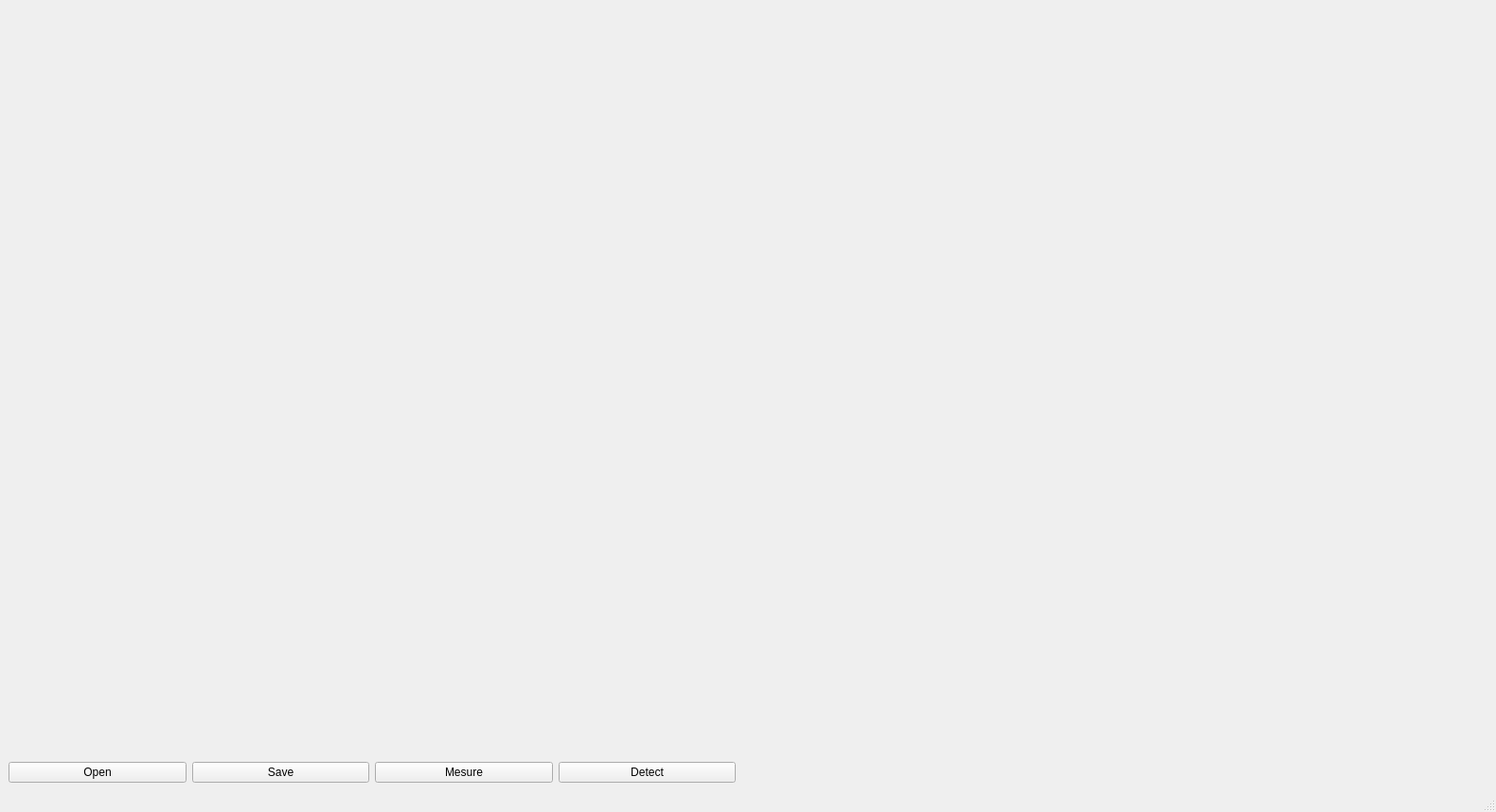
<?xml version="1.0" encoding="UTF-8"?>
<ui version="4.0">
 <class>MainWindow</class>
 <widget class="QMainWindow" name="MainWindow">
  <property name="geometry">
   <rect>
    <x>0</x>
    <y>0</y>
    <width>1580</width>
    <height>858</height>
   </rect>
  </property>
  <property name="windowTitle">
   <string>MainWindow</string>
  </property>
  <widget class="QWidget" name="centralwidget">
   <layout class="QGridLayout" name="gridLayout_2">
    <item row="0" column="2">
     <spacer name="verticalSpacer">
      <property name="orientation">
       <enum>Qt::Vertical</enum>
      </property>
      <property name="sizeHint" stdset="0">
       <size>
        <width>20</width>
        <height>509</height>
       </size>
      </property>
     </spacer>
    </item>
    <item row="0" column="0" colspan="2">
     <widget class="QLabel" name="label">
      <property name="text">
       <string/>
      </property>
      <property name="pixmap">
       <pixmap>ProgramImages/1618324317566.jpg</pixmap>
      </property>
      <property name="scaledContents">
       <bool>false</bool>
      </property>
      <property name="alignment">
       <set>Qt::AlignCenter</set>
      </property>
      <property name="buddy">
       <cstring>label</cstring>
      </property>
     </widget>
    </item>
    <item row="3" column="0">
     <widget class="QSplitter" name="splitter">
      <property name="orientation">
       <enum>Qt::Horizontal</enum>
      </property>
      <widget class="QWidget" name="layoutWidget">
       <layout class="QGridLayout" name="gridLayout">
        <item row="0" column="1">
         <widget class="QPushButton" name="pushButton_2">
          <property name="text">
           <string>Save</string>
          </property>
          <property name="shortcut">
           <string>S</string>
          </property>
         </widget>
        </item>
        <item row="0" column="2">
         <widget class="QPushButton" name="pushButton_3">
          <property name="text">
           <string>Mesure</string>
          </property>
          <property name="shortcut">
           <string>M</string>
          </property>
         </widget>
        </item>
        <item row="0" column="0">
         <widget class="QPushButton" name="pushButton">
          <property name="text">
           <string>Open</string>
          </property>
          <property name="shortcut">
           <string>O</string>
          </property>
         </widget>
        </item>
        <item row="0" column="3">
         <widget class="QPushButton" name="pushButton_4">
          <property name="text">
           <string>Detect</string>
          </property>
          <property name="shortcut">
           <string>D</string>
          </property>
         </widget>
        </item>
       </layout>
      </widget>
     </widget>
    </item>
    <item row="3" column="1">
     <spacer name="horizontalSpacer">
      <property name="orientation">
       <enum>Qt::Horizontal</enum>
      </property>
      <property name="sizeHint" stdset="0">
       <size>
        <width>327</width>
        <height>20</height>
       </size>
      </property>
     </spacer>
    </item>
   </layout>
  </widget>
  <widget class="QMenuBar" name="menubar">
   <property name="geometry">
    <rect>
     <x>0</x>
     <y>0</y>
     <width>1580</width>
     <height>21</height>
    </rect>
   </property>
  </widget>
  <widget class="QStatusBar" name="statusbar"/>
 </widget>
 <resources/>
 <connections>
  <connection>
   <sender>pushButton</sender>
   <signal>clicked()</signal>
   <receiver>label</receiver>
   <slot>clear()</slot>
   <hints>
    <hint type="sourcelabel">
     <x>62</x>
     <y>766</y>
    </hint>
    <hint type="destinationlabel">
     <x>62</x>
     <y>256</y>
    </hint>
   </hints>
  </connection>
  <connection>
   <sender>pushButton_2</sender>
   <signal>clicked()</signal>
   <receiver>label</receiver>
   <slot>clear()</slot>
   <hints>
    <hint type="sourcelabel">
     <x>208</x>
     <y>766</y>
    </hint>
    <hint type="destinationlabel">
     <x>164</x>
     <y>460</y>
    </hint>
   </hints>
  </connection>
  <connection>
   <sender>pushButton_3</sender>
   <signal>clicked()</signal>
   <receiver>label</receiver>
   <slot>clear()</slot>
   <hints>
    <hint type="sourcelabel">
     <x>323</x>
     <y>766</y>
    </hint>
    <hint type="destinationlabel">
     <x>282</x>
     <y>428</y>
    </hint>
   </hints>
  </connection>
  <connection>
   <sender>pushButton_4</sender>
   <signal>clicked()</signal>
   <receiver>label</receiver>
   <slot>clear()</slot>
   <hints>
    <hint type="sourcelabel">
     <x>412</x>
     <y>766</y>
    </hint>
    <hint type="destinationlabel">
     <x>412</x>
     <y>443</y>
    </hint>
   </hints>
  </connection>
 </connections>
</ui>
